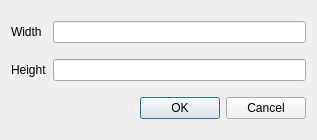
<?xml version="1.0" encoding="UTF-8"?>
<ui version="4.0">
 <class>NewFileDialog</class>
 <widget class="QDialog" name="NewFileDialog">
  <property name="geometry">
   <rect>
    <x>0</x>
    <y>0</y>
    <width>317</width>
    <height>140</height>
   </rect>
  </property>
  <property name="windowTitle">
   <string>Create new file</string>
  </property>
  <layout class="QHBoxLayout" name="horizontalLayout">
   <item>
    <layout class="QGridLayout" name="gridLayout">
     <item row="0" column="0">
      <widget class="QLabel" name="label">
       <property name="text">
        <string>Width</string>
       </property>
      </widget>
     </item>
     <item row="2" column="1">
      <widget class="QLineEdit" name="lineEditHeight"/>
     </item>
     <item row="2" column="0">
      <widget class="QLabel" name="label_2">
       <property name="text">
        <string>Height</string>
       </property>
      </widget>
     </item>
     <item row="0" column="1">
      <widget class="QLineEdit" name="lineEditWidth"/>
     </item>
     <item row="3" column="1">
      <widget class="QDialogButtonBox" name="buttonBox">
       <property name="orientation">
        <enum>Qt::Horizontal</enum>
       </property>
       <property name="standardButtons">
        <set>QDialogButtonBox::Cancel|QDialogButtonBox::Ok</set>
       </property>
      </widget>
     </item>
    </layout>
   </item>
  </layout>
 </widget>
 <tabstops>
  <tabstop>lineEditWidth</tabstop>
  <tabstop>lineEditHeight</tabstop>
 </tabstops>
 <resources/>
 <connections>
  <connection>
   <sender>buttonBox</sender>
   <signal>accepted()</signal>
   <receiver>NewFileDialog</receiver>
   <slot>accept()</slot>
   <hints>
    <hint type="sourcelabel">
     <x>263</x>
     <y>145</y>
    </hint>
    <hint type="destinationlabel">
     <x>157</x>
     <y>274</y>
    </hint>
   </hints>
  </connection>
  <connection>
   <sender>buttonBox</sender>
   <signal>rejected()</signal>
   <receiver>NewFileDialog</receiver>
   <slot>reject()</slot>
   <hints>
    <hint type="sourcelabel">
     <x>263</x>
     <y>145</y>
    </hint>
    <hint type="destinationlabel">
     <x>286</x>
     <y>274</y>
    </hint>
   </hints>
  </connection>
 </connections>
</ui>
